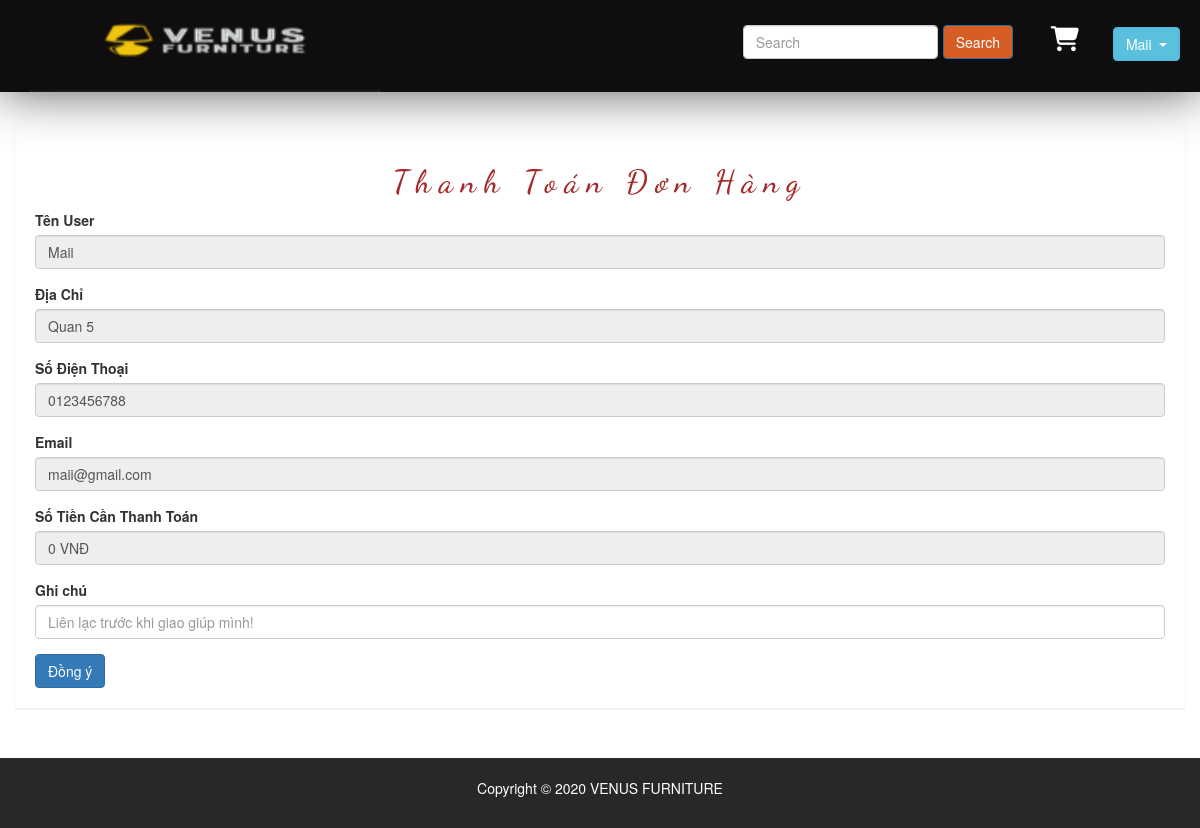
/public/pages/thanh-toan.php (signed in), run on the app's committed database.
### tables this page shows
CREATE TABLE `users` (
  `id` int(50) NOT NULL,
  `name` varchar(100) DEFAULT NULL,
  `email` varchar(100) DEFAULT NULL,
  `address` varchar(100) DEFAULT NULL,
  `phone` char(15) DEFAULT NULL,
  `Account` varchar(100) NOT NULL,
  `password` varchar(100) DEFAULT NULL,
  `avatar` char(50) DEFAULT NULL,
  `created_at` timestamp NULL DEFAULT NULL,
  `updated_at` timestamp NULL DEFAULT NULL ON UPDATE current_timestamp()
);

### libraries/Database.php (called while the page is built, shortened)
<?php
class DataProvider
{
	public static function ExecuteQuery($sql)
	{
		try{
			$connection = mysqli_connect("localhost","root","", "web_noi_that-1");
			mysqli_query($connection, "set names 'utf8'");
			$result = mysqli_query($connection, $sql);
			return $result;
		}catch(Exception $ex)
		{
			return null;
		}
    }
}
?>

### public/pages/thanh-toan.php (the view, shortened to what this page needs)
<?php
require_once __DIR__ . "/../../layouts/header.php";
?>
<div class="product-status mg-tb-15" style="min-height:618px">
    <div class="container-fluid">
        <div class="row">
            <div class="col-lg-12 col-md-12 col-sm-12 col-xs-12">
                <div class="product-status-wrap">
                    <h2 class="text-center">Thanh Toán Đơn Hàng </h2>
                    <form action="" method="post" enctype="multipart/form-data" id="USedit">
                        <?php
                        try {
                            $sql = "SELECT * FROM users";
                            if (isset($_SESSION['id'])) {
                                $id = $_SESSION['id'];
                                $sql .= " WHERE id = " . $id;
                            }
                            $result = DataProvider::ExecuteQuery($sql);
                            $row = mysqli_fetch_array($result);
                        } catch (Exception $ex) {
                            echo "Không thể mở CSDL";
                        }
                        ?>
                        <div class="form-group">
                            <label>Tên User</label>
                            <input readonly="" type="text" class="form-control" placeholder="Enter name" name="TenUS" value="<?php echo $row['name'] ?>">
                        </div>
                        <div class="form-group">
                            <label>Địa Chỉ</label>
                            <input readonly="" type="text" class="form-control" placeholder="351 Lạc Long Quân-Phường 4- Quận 5- Thành Phố Hồ Chí Minh" name="address" value="<?php echo $row['address'] ?>">
                        </div>
                        <div class="form-group">
                            <label>Số Điện Thoại</label>
                            <input readonly="" type="number" class="form-control" placeholder="0345197655" name="phone" value="<?php echo $row['phone'] ?>">
                        </div>
                        <div class="form-group">
                            <label>Email</label>
                            <input readonly="" type="email" class="form-control" placeholder="ABC@gmail.com" name="email" value="<?php echo $row['email'] ?>">
                        </div>
                        <div class="form-group">
                            <label>Số Tiền Cần Thanh Toán</label>
                            <input readonly="" type="text" class="form-control" placeholder="" name="tongtien" value="<?php echo number_format($_SESSION['tongtien'],0) ?> VNĐ">
                        </div>
                        <div class="form-group">
                            <label>Ghi chú</label>
                            <input  type="text" class="form-control" placeholder="Liên lạc trước khi giao giúp mình!" name="note" >
                        </div>
                        <button type="submit" class="btn btn-primary">Đồng ý</button>
                    </form>
                </div>
            </div>
        </div>
    </div>
</div>
<?php
require_once __DIR__ . "/../../layouts/footer.php" ?>

### public/resources/css/styles.css (style rules this page uses)
* { padding: 0 px; margin: 0 px; box-sizing: border-box; }
html { font-family: "Lato", sans-serif; font-size: 25 px; color: black; background-color: #ffffff; text-rendering: optimizeLegibility; font-weight: 400; }
body { overflow-x: hidden; }

### public/pages/css/main.css (style rules this page uses)
html { color: #222; font-size: 1em; line-height: 1.4; }

### public/pages/style.css (style rules this page uses)
html, body { height: 100%; font-family: 'Play', sans-serif;font-weight:400;background:#f5f5f5; }
h1, h2, h3, h4, h5, h6 { margin: 0 0 10px; font-weight:700; }
.mg-tb-15 { margin:15px 0px; }
.form-control { background-color: #FFFFFF; background-image: none; border: 1px solid #e5e6e7; border-radius: 1px; color: inherit; display: block; padding: 6px 12px; transition: border-color 0.15s ease-in-out 0s, box-shadow 0.15s ease-in-out 0s; width: 100%; }
.product-sales-chart, .analytics-info-cs, .tranffic-als-inner, .analytics-rounded, .single-new-trend, .personal-info-wrap, .author-widgets-single, .calender-inner, .product-status-wrap, .review-tab-pro-inner, .income-dashone-total, .analytics-adminpro-wrap, .analytics-sparkle-line, .analysis-progrebar, .sparkline8-list, .sparkline9-list, .sparkline7-list, .sparkline10-list, .sparkline12-list, .sparkline13-list, .sparkline14-list, .sparkline13-list, .sparkline11-list, .x-editable-list, .code-editor-single, .blog-details-inner, .charts-single-pro, .about-sparkline, .sparkline-list, .button-ad-wrap, .tab-content-details, .sparkline16-list, .sparkline15-list, .tinymce-single { padding:20px; background:#fff; -webkit-box-shadow: 0px 1px 2px 0px rgba(0, 0, 0, 0.1); box-shadow: 0px 1px 2px 0px rgba(0, 0, 0, 0.1); }

### public/pages/thanh-toan.php (style rules this page uses)
h2 { font-family: "Dancing Script", cursive; font-size: xx-large; letter-spacing: 8px; color: brown; }

### data on the page
users: TenUS "Maii", address "Quan 5", phone "0123456788", email "maii@gmail.com"

### other printed values
$_SESSION['name'] "Maii"
